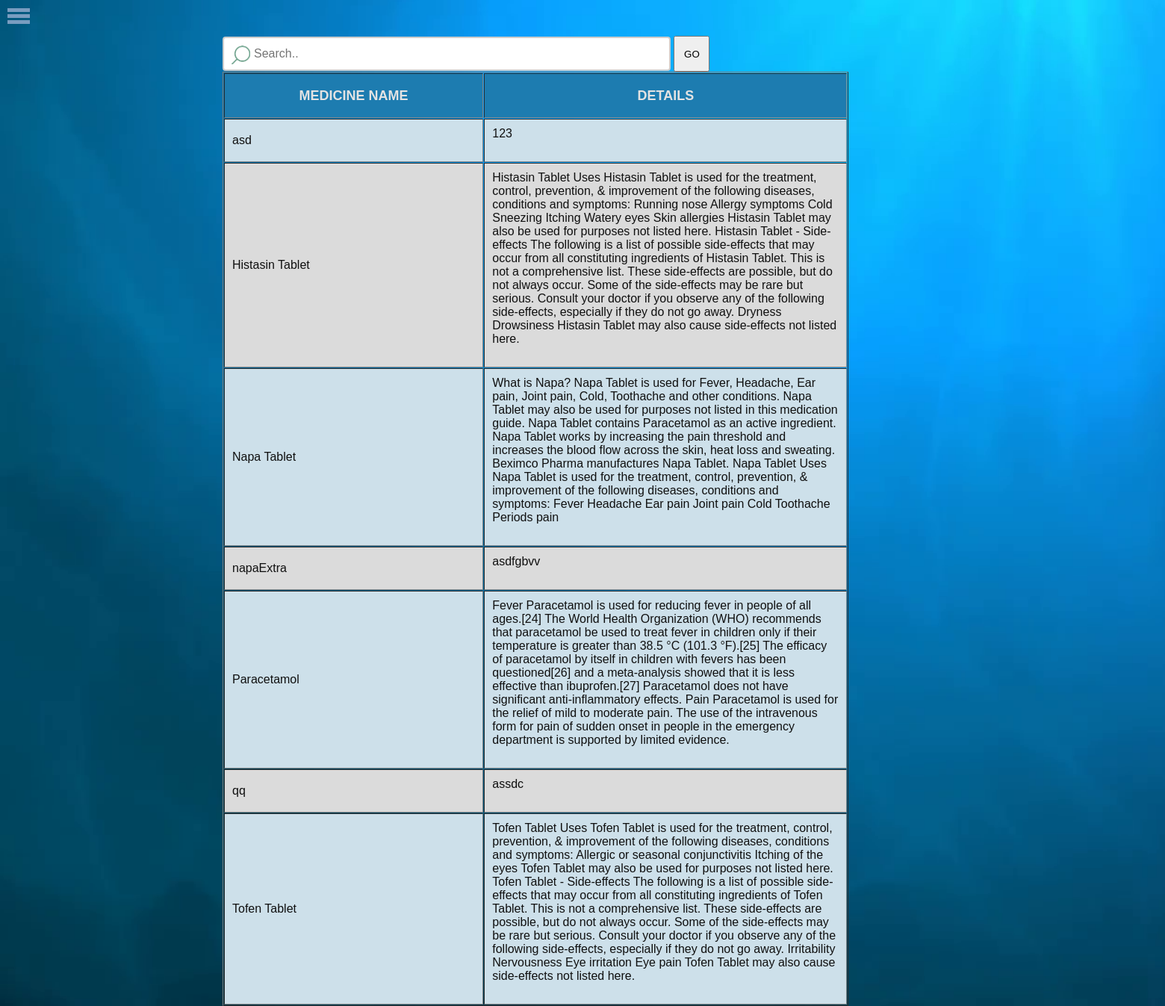
Screenshot of /search.php with the database file from the repository.
### tables this page shows
CREATE TABLE IF NOT EXISTS `d_table` (
  `id` int(11) NOT NULL AUTO_INCREMENT,
  `headline` varchar(100) NOT NULL,
  `description` text,
  `submit` varchar(100) NOT NULL,
  `valuetosearch` varchar(200) DEFAULT NULL,
  PRIMARY KEY (`id`)
);

### search.php (the view, shortened to what this page needs)
<?php
if(isset($_POST['submit'])){
$valuetosearch=$_POST['valuetosearch'];
$query="select * from d_table where concat (headline,description) like '%".$valuetosearch."%' ";
$result=filterTable($query);
}
else{
$query="SELECT * from d_table order by headline";
$result=filterTable($query);
}
function filterTable($query)
{
require_once("db_connect.php");
$filter_result=mysqli_query($conn,$query);
return $filter_result;
}
?>
<html>
<head>
<link href="search.css" rel="stylesheet" type="text/css"/>
</head>
<body>
<div class="total">
<div id="sidebar">
<div class="toggle-btn" onclick="toggleSidebar()">
<span></span>
<span></span>
<span></span>
</div>
</div>
<div class="search">
<form name="usrform" method="post" action="search.php">
  <input type="text" name="valuetosearch" placeholder="Search.." >
  <input type="submit" name="submit" value="GO" style="height:48px;width:48px">
<div style="width:80%">
<table border="1" cellpadding="10" cellspacing="1" width="80%" >
<tr class="tableheader" align="center">
<td width="20%"><font size="4">MEDICINE NAME</font></td>
<td width="28%"><font size="4">DETAILS</font></td>
</tr>
<?php
$i=0;
while($row = mysqli_fetch_array($result)) {
if($i%2==0)
$classname="evenRow";
else
$classname="oddRow";
?>
<tr class="<?php if(isset($classname)) echo $classname;?>">
<td><font size="3"><?php  echo $row["headline"]; ?></font></a></td>
<td><font size="3"><?php echo $row["description"]; ?><br><br></font></td>
</tr>
<?php
$i++;
}
?>
</table>
</form>
</div>
</div>
</body>
</html>

### search.css (style rules this page uses)
body { background-image:url("under-the-sea_wkgtofzbh__F0000.png"); background-repeat:repeat; background-size:cover; }
#sidebar { position:fixed; width:250px; height:100%; background:#151719; left:-250px; transition:all 500ms linear; }
#sidebar .toggle-btn span { display:block; width:30px; height:5px; background: #799dc0; margin: 3px 260px; }
.search input[type=text] { width: 600px; box-sizing: border-box; border: 2px solid #ccc; border-radius: 4px; font-size: 16px; background-color: white; background-image: url('searchicon.png'); background-position: 10px 10px; background-repeat: no-repeat; padding: 12px 20px 12px 40px; -webkit-transition: width 0.4s ease-in-out; transition: width 0.4s ease-in-out; }
.search { margin-left: 290px; padding-top: 40px; }
.total { width: 1600px; height: 600px; }
.tableheader { background-color: #1d7cb0; font-size: 12px; font-weight: bold; height: 60px; color: #e3e3e3; }
.evenrow { background-color: #CDE0EA; font-size: 12px; color: #101010; }
.oddrow { background-color: #DBDBDB; font-size: 12px; color: #101010; }
body { font-family: Arial, Helvetica, sans-serif; }

### rows the page displays
d_table: headline "asd", description "123"
d_table: headline "Histasin Tablet", description "Histasin Tablet Uses Histasin Tablet is used for the treatment, control, prevention, & improvement of the following diseases, conditions and symptoms: Running nose Allergy symptoms Cold Sneezing Itching Watery eyes Skin allergies Histasin Tablet may also be used for purposes not listed here. Histasin Tablet - Side-effects The following is a list of possible side-effects that may occur from all constituting ingredients of Histasin Tablet. This is not a comprehensive list. These side-effects are possible, but do not always occur. Some of the side-effects may be rare but serious. Consult your doctor if you observe any of the following side-effects, especially if they do not go away. Dryness…"
d_table: headline "Napa Tablet", description "What is Napa? Napa Tablet is used for Fever, Headache, Ear pain, Joint pain, Cold, Toothache and other conditions. Napa Tablet may also be used for purposes not listed in this medication guide. Napa Tablet contains Paracetamol as an active ingredient. Napa Tablet works by increasing the pain threshold and increases the blood flow across the skin, heat loss and sweating. Beximco Pharma manufactures Napa Tablet. Napa Tablet Uses Napa Tablet is used for the treatment, control, prevention, & improvement of the following diseases, conditions and symptoms: Fever Headache Ear pain Joint pain Cold Toothache Periods pain"
d_table: headline "napaExtra", description "asdfgbvv"
d_table: headline "Paracetamol", description "Fever Paracetamol is used for reducing fever in people of all ages.[24] The World Health Organization (WHO) recommends that paracetamol be used to treat fever in children only if their temperature is greater than 38.5 °C (101.3 °F).[25] The efficacy of paracetamol by itself in children with fevers has been questioned[26] and a meta-analysis showed that it is less effective than ibuprofen.[27] Paracetamol does not have significant anti-inflammatory effects. Pain Paracetamol is used for the relief of mild to moderate pain. The use of the intravenous form for pain of sudden onset in people in the emergency department is supported by limited evidence."
d_table: headline "qq", description "assdc"
d_table: headline "Tofen Tablet", description "Tofen Tablet Uses Tofen Tablet is used for the treatment, control, prevention, & improvement of the following diseases, conditions and symptoms: Allergic or seasonal conjunctivitis Itching of the eyes Tofen Tablet may also be used for purposes not listed here. Tofen Tablet - Side-effects The following is a list of possible side-effects that may occur from all constituting ingredients of Tofen Tablet. This is not a comprehensive list. These side-effects are possible, but do not always occur. Some of the side-effects may be rare but serious. Consult your doctor if you observe any of the following side-effects, especially if they do not go away. Irritability Nervousness Eye irritation Eye pain…"
